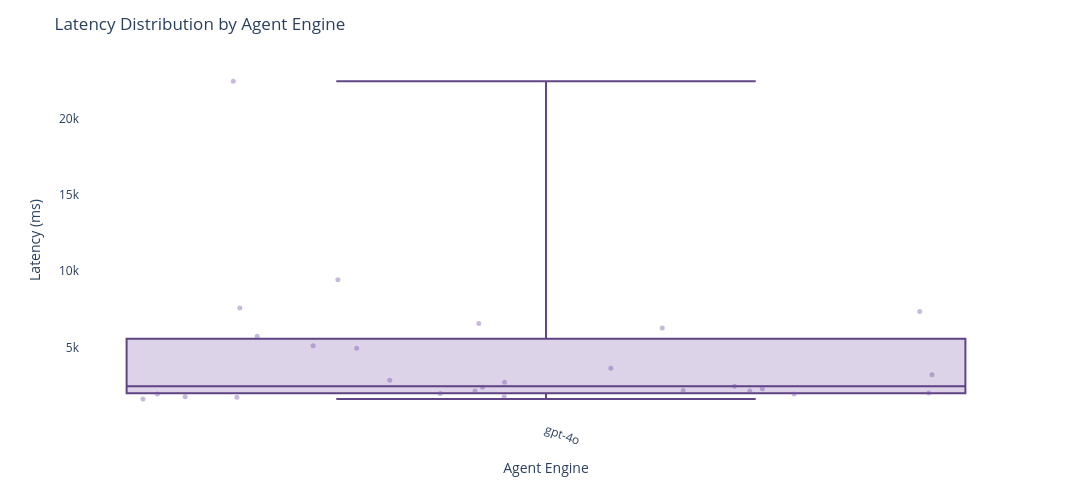

The cell this chart's notebook holds for it:
### Code cell
import pandas as pd
import numpy as np
import plotly.graph_objects as go

# Step 1: Copy the dataframe for safe manipulation
df_latency = df_engine_expanded.copy()

# Step 2: Map provider_id → model
provider_id_to_model = {
    1: "mock-llm",
    2: "gpt-4o",
    3: "gemini-1.5-pro",
    4: "claude-3-sonnet",
}
df_latency['model'] = df_latency['provider_id'].map(provider_id_to_model)
df_latency.to_csv('temp.csv')
# Step 3: Drop rows missing model or latency
df_latency = df_latency.dropna(subset=['model', 'latency_ms'])

# Step 4: Filter out models with only zero/invalid latency
valid_models = (
    df_latency
    .groupby("model")["latency_ms"]
    .apply(lambda x: (x > 0).sum())
    .loc[lambda s: s > 0]
    .index.tolist()
)
df_latency = df_latency[df_latency["model"].isin(valid_models)]

# Step 5: Assign numeric x-coordinates and jitter
model_names = sorted(df_latency["model"].unique())
model_to_num = {model: i for i, model in enumerate(model_names)}
df_latency["x_numeric"] = df_latency["model"].map(model_to_num)
df_latency["x_jittered"] = df_latency["x_numeric"] + np.random.uniform(-0.25, 0.25, size=len(df_latency))

# Step 6: Create box traces
box_traces = []
for model in model_names:
    model_data = df_latency[df_latency["model"] == model]
    box_traces.append(go.Box(
        y=model_data["latency_ms"],
        x=[model_to_num[model]] * len(model_data),
        name=model,
        boxpoints=False,
        fillcolor='rgba(120, 81, 169, 0.25)',
        line_color='rgba(80, 50, 120, 0.9)',
        marker_color='rgba(80, 50, 120, 0.9)',
        width=0.5,
        showlegend=False
    ))

# Step 7: Jittered scatter trace
scatter_trace = go.Scatter(
    x=df_latency["x_jittered"],
    y=df_latency["latency_ms"],
    mode='markers',
    marker=dict(
        color='rgba(120, 81, 169, 0.4)',
        size=5
    ),
    hoverinfo='skip',
    showlegend=False
)

# Step 8: Final layout
fig = go.Figure(data=box_traces + [scatter_trace])
fig.update_layout(
    title="Latency Distribution by Agent Engine",
    xaxis=dict(
        tickmode='array',
        tickvals=list(model_to_num.values()),
        ticktext=list(model_to_num.keys()),
        tickangle=20,
        title="Agent Engine"
    ),
    yaxis_title="Latency (ms)",
    width=1500,
    height=500,
    plot_bgcolor='white',
    margin=dict(t=60, b=80)
)

fig.show()

### Figure 1 — Plotly figure (JSON) as saved in the notebook; plotly's stock layout.template omitted (floating-point values rounded to 4 significant figures)
{"data": [{"boxpoints": false, "fillcolor": "rgba(120, 81, 169, 0.25)", "line": {"color": "rgba(80, 50, 120, 0.9)"}, "marker": {"color": "rgba(80, 50, 120, 0.9)"}, "name": "gpt-4o", "showlegend": false, "type": "box", "width": 0.5, "x": [0, 0, 0, 0, 0, 0, 0, 0, 0, 0, 0, 0, 0, 0, 0, 0, 0, 0, 0, 0, 0, 0, 0, 0, 0, 0, 0], "y": [3219, 2462, 1990, 3631, 7587, 2021, 1950, 2148, 1773, 1632, 2387, 5105, 9432, 4942, 1746, 2728, 6270, 2178, 7352, 22444, 2288, 1771, 2855, 1955, 6566, 2143, 5736]}, {"hoverinfo": "skip", "marker": {"color": "rgba(120, 81, 169, 0.4)", "size": 5}, "mode": "markers", "showlegend": false, "type": "scatter", "x": [0.2301, 0.1124, -0.06307, 0.03864, -0.1825, 0.2282, 0.1479, 0.1215, -0.2151, -0.2402, -0.03781, -0.1388, -0.124, -0.1129, -0.1843, -0.02467, 0.0693, 0.08175, 0.2228, -0.1864, 0.1289, -0.02493, -0.09312, -0.2316, -0.04006, -0.04229, -0.1721], "y": [3219, 2462, 1990, 3631, 7587, 2021, 1950, 2148, 1773, 1632, 2387, 5105, 9432, 4942, 1746, 2728, 6270, 2178, 7352, 22444, 2288, 1771, 2855, 1955, 6566, 2143, 5736]}], "layout": {"height": 500, "margin": {"b": 80, "t": 60}, "plot_bgcolor": "white", "title": {"text": "Latency Distribution by Agent Engine"}, "width": 1500, "xaxis": {"tickangle": 20, "tickmode": "array", "ticktext": ["gpt-4o"], "tickvals": [0], "title": {"text": "Agent Engine"}}, "yaxis": {"title": {"text": "Latency (ms)"}}}}
